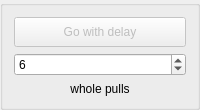
         <widget class="QGroupBox" name="MethodGoAfterBox">
          <property name="sizePolicy">
           <sizepolicy hsizetype="Preferred" vsizetype="Fixed">
            <horstretch>0</horstretch>
            <verstretch>0</verstretch>
           </sizepolicy>
          </property>
          <property name="title">
           <string/>
          </property>
          <property name="checkable">
           <bool>false</bool>
          </property>
          <property name="checked">
           <bool>false</bool>
          </property>
          <layout class="QVBoxLayout" name="verticalLayout_18">
           <item>
            <widget class="QPushButton" name="MethodGoDelay">
             <property name="enabled">
              <bool>false</bool>
             </property>
             <property name="minimumSize">
              <size>
               <width>0</width>
               <height>30</height>
              </size>
             </property>
             <property name="text">
              <string>Go with delay</string>
             </property>
             <property name="checkable">
              <bool>true</bool>
             </property>
            </widget>
           </item>
           <item>
            <widget class="QSpinBox" name="MethodGoAfter">
             <property name="minimum">
              <number>1</number>
             </property>
             <property name="value">
              <number>6</number>
             </property>
            </widget>
           </item>
           <item>
            <widget class="QLabel" name="label_50">
             <property name="text">
              <string>whole pulls</string>
             </property>
             <property name="alignment">
              <set>Qt::AlignCenter</set>
             </property>
            </widget>
           </item>
          </layout>
         </widget>
